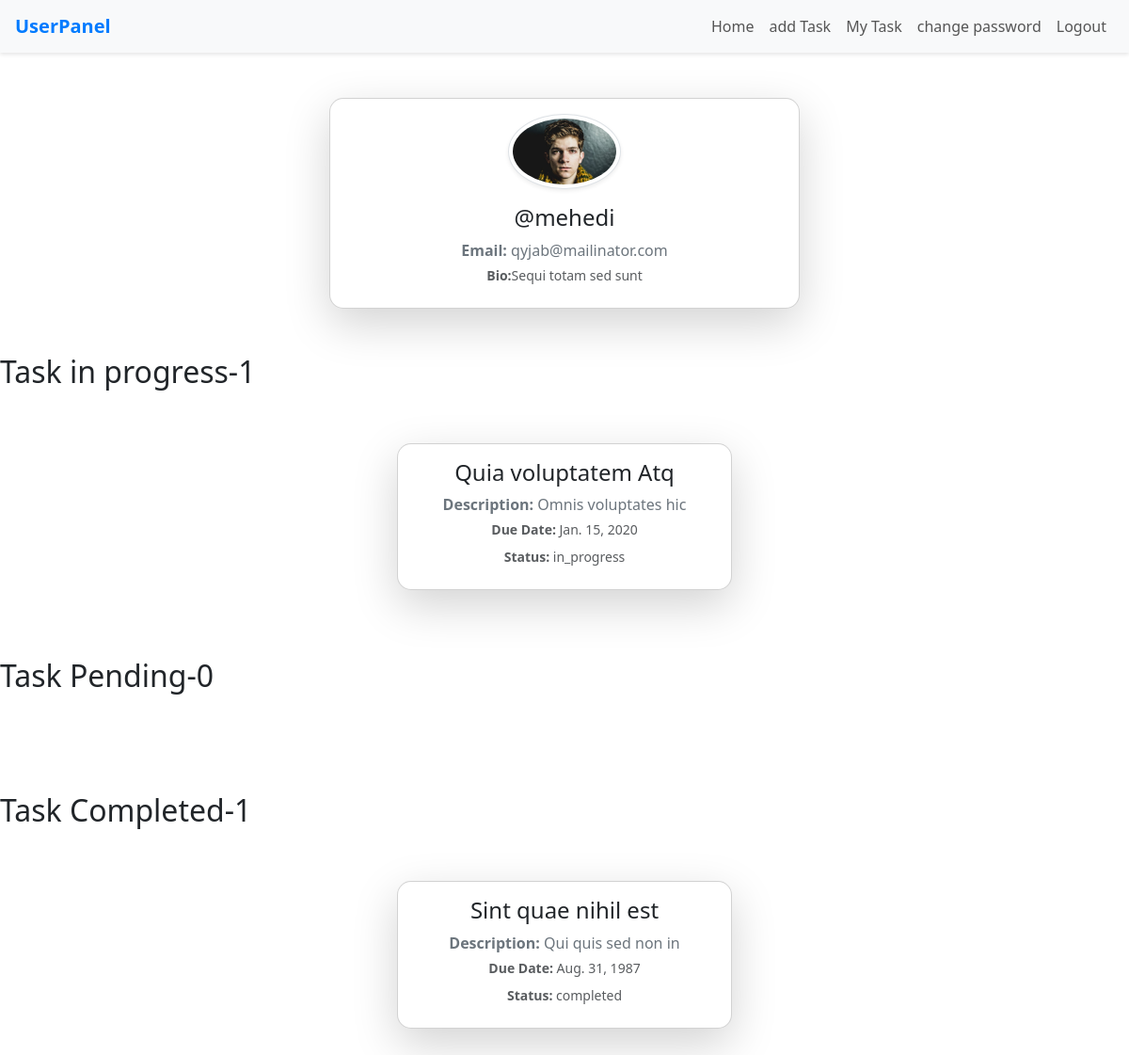
The page /home/ (signed in) on the database as committed earlier.
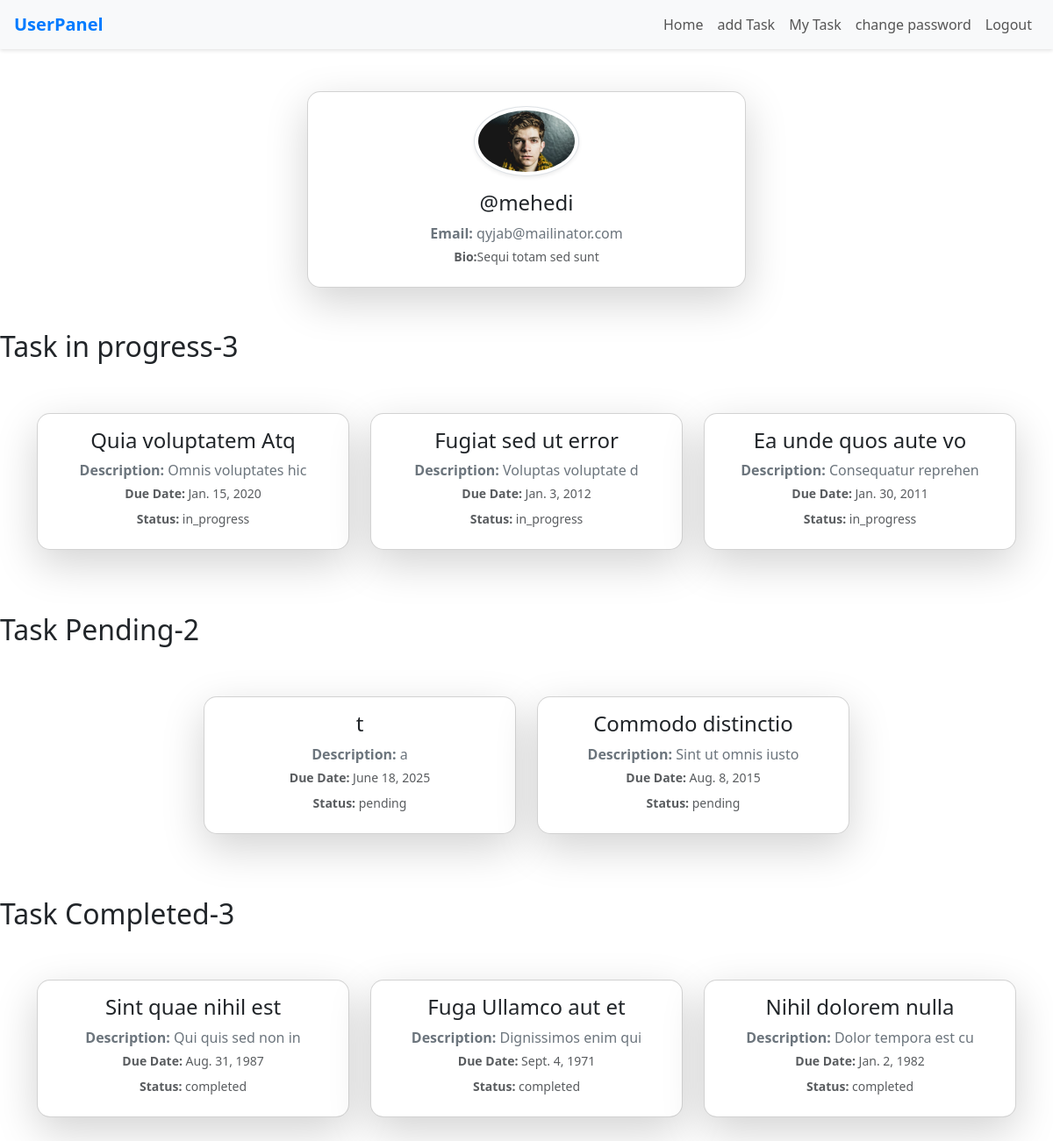
The same page on the database as committed later.
### task_app/models.py (models this page shows)
class CustumUserModel(AbstractUser):
    profile_picture = models.ImageField(upload_to='media/profile', null=True)
    bio = models.TextField(null=True)

class taskModel(models.Model):
    my=[
        ('pending','Pending'),
        ('in_progress','InProgress'),
        ('completed','Completed'),
    ]
    user = models.ForeignKey(CustumUserModel, on_delete=models.CASCADE, null=True)
    title = models.CharField(max_length=100, null=True)
    description = models.TextField(null=True)
    due_date = models.DateField(null=True)
    priority = models.CharField(choices=[('low','Low'),('medium','Medium'),('high','High')], max_length=100, null=True)
    status = models.CharField(choices=my, max_length=100, null=True)

### task_app/views.py (the view)
# urls.py: path('home/', home, name='home'),
@login_required
def home(request):
    inProgressData = taskModel.objects.filter(user = request.user, status = 'in_progress')
    pendingData = taskModel.objects.filter(user = request.user, status = 'pending')
    completedData = taskModel.objects.filter(user = request.user, status = 'completed')
    return render(request, 'home.html', {'inProgressData': inProgressData, 'pendingData':pendingData, 'completedData': completedData})

### task_app/templates/home.html (shortened to what this page needs)
{% extends 'master.html' %}
{% block body %}
  <div class="container py-5">
    <div class="card mx-auto shadow-lg" style="max-width: 500px; border-radius: 15px;">
      <div class="card-body text-center">
        <img src="{{ user.profile_picture.url }}" alt="Profile Picture" class="rounded-circle img-thumbnail shadow-sm mb-3" width="120" height="120" />
        <h4 class="card-title">@{{ user.username }}</h4>
        <p class="text-secondary mb-1">
          <strong>Email:</strong> {{ user.email }}
        </p>
        <p class="text-muted small mb-2">
          <strong>Bio:</strong>{{ user.bio }}
        </p>
      </div>
    </div>
  </div>
  <h2>Task in progress-{{inProgressData.count}}</h2>
  <div class="container py-5">
    <div class="row justify-content-center">
      {% for task in inProgressData %}
        <div class="col-md-4 mb-4">
          <div class="card shadow-lg" style="border-radius: 15px;">
            <div class="card-body text-center">
              <h4 class="card-title">{{ task.title }}</h4>
              <p class="text-secondary mb-1">
                <strong>Description:</strong> {{ task.description }}
              </p>
              <p class="text-muted small mb-2">
                <strong>Due Date:</strong> {{ task.due_date }}
              </p>
              <p class="text-muted small mb-2">
                <strong>Status:</strong> {{ task.status }}
              </p>
            </div>
          </div>
        </div>
      {% endfor %}
    </div>
  </div>
  <h2>Task Pending-{{pendingData.count}}</h2>
  <div class="container py-5">
    <div class="row justify-content-center">
      {% for task in pendingData %}
        <div class="col-md-4 mb-4">
          <div class="card shadow-lg" style="border-radius: 15px;">
            <div class="card-body text-center">
              <h4 class="card-title">{{ task.title }}</h4>
              <p class="text-secondary mb-1">
                <strong>Description:</strong> {{ task.description }}
              </p>
              <p class="text-muted small mb-2">
                <strong>Due Date:</strong> {{ task.due_date }}
              </p>
              <p class="text-muted small mb-2">
                <strong>Status:</strong> {{ task.status }}
              </p>
            </div>
          </div>
        </div>
      {% endfor %}
    </div>
  </div>
  <h2>Task Completed-{{completedData.count}}</h2>
  <div class="container py-5">
    <div class="row justify-content-center">
      {% for task in completedData %}
        <div class="col-md-4 mb-4">
          <div class="card shadow-lg" style="border-radius: 15px;">
            <div class="card-body text-center">
              <h4 class="card-title">{{ task.title }}</h4>
              <p class="text-secondary mb-1">
                <strong>Description:</strong> {{ task.description }}
              </p>
              <p class="text-muted small mb-2">
                <strong>Due Date:</strong> {{ task.due_date }}
              </p>
              <p class="text-muted small mb-2">
                <strong>Status:</strong> {{ task.status }}
              </p>
            </div>
          </div>
        </div>
      {% endfor %}
    </div>
  </div>
{% endblock %}

### task_app/templates/master.html (shortened to what this page needs)
<!DOCTYPE html>
<html lang="en">
<head>
  <link href="https://cdn.jsdelivr.net/npm/bootstrap@5.3.3/dist/css/bootstrap.min.css" rel="stylesheet">
  <link rel="stylesheet" href="https://cdn.jsdelivr.net/npm/bootstrap-icons@1.13.1/font/bootstrap-icons.min.css">
</head>
<body>
<nav class="navbar navbar-expand-lg navbar-light bg-light px-3">
  <a class="navbar-brand" href="{% url 'home' %}">UserPanel</a>
  <div class="collapse navbar-collapse justify-content-end" id="navbarNav">
    <ul class="navbar-nav">
      <li class="nav-item">
        <a class="nav-link" href="{% url 'home' %}">Home</a>
      </li>
      <li class="nav-item">
        <a class="nav-link" href="{% url 'addTask' %}">add Task</a>
      </li>
      <li class="nav-item">
        <a class="nav-link" href="{% url 'taskList' %}">My Task</a>
      </li>
      <li class="nav-item">
        <a class="nav-link" href="{% url 'changePasswordPage' %}">change password</a>
      </li>
      <li class="nav-item">
        <a class="nav-link" href="{% url 'logoutPage' %}">Logout</a>
      </li>
    </ul>
  </div>
</nav>
{% block body %}
{% endblock body %}
</body>
</html>

### task_app/templates/master.html (style rules this page uses)
.navbar-brand { font-weight: bold; color: #007bff; }
.nav-link { color: #555; transition: color 0.3s, background 0.3s; }
.navbar { box-shadow: 0 2px 4px rgba(0, 0, 0, 0.1); }

Rows that differ between the two databases and show on the page:
added taskModel: title "Fugiat sed ut error", description "Voluptas voluptate d", due_date "Jan. 3, 2012", status "in_progress", shown under "Task in progress-3"
added taskModel: title "Ea unde quos aute vo", description "Consequatur reprehen", due_date "Jan. 30, 2011", status "in_progress", shown under "Task in progress-3"
added taskModel: title "t", description "a", due_date "June 18, 2025", status "pending", shown under "Task Pending-2"
added taskModel: title "Commodo distinctio", description "Sint ut omnis iusto", due_date "Aug. 8, 2015", status "pending", shown under "Task Pending-2"
added taskModel: title "Fuga Ullamco aut et", description "Dignissimos enim qui", due_date "Sept. 4, 1971", status "completed", shown under "Task Completed-3"
added taskModel: title "Nihil dolorem nulla", description "Dolor tempora est cu", due_date "Jan. 2, 1982", status "completed", shown under "Task Completed-3"
Other text that changed with them:
{{ inProgressData.count }}: "1" → "3"
{{ pendingData.count }}: "0" → "2"
{{ completedData.count }}: "1" → "3"
